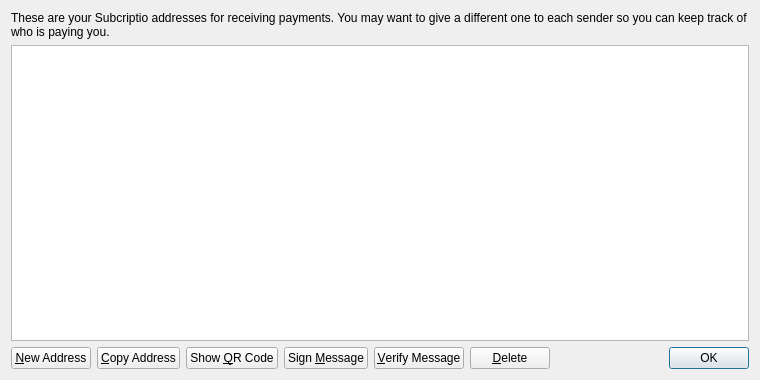
<?xml version="1.0" encoding="UTF-8"?>
<ui version="4.0">
 <class>AddressBookPage</class>
 <widget class="QWidget" name="AddressBookPage">
  <property name="geometry">
   <rect>
    <x>0</x>
    <y>0</y>
    <width>760</width>
    <height>380</height>
   </rect>
  </property>
  <property name="windowTitle">
   <string>Address Book</string>
  </property>
  <layout class="QVBoxLayout" name="verticalLayout">
   <item>
    <widget class="QLabel" name="labelExplanation">
     <property name="text">
      <string>These are your Subcriptio addresses for receiving payments. You may want to give a different one to each sender so you can keep track of who is paying you.</string>
     </property>
     <property name="textFormat">
      <enum>Qt::PlainText</enum>
     </property>
     <property name="wordWrap">
      <bool>true</bool>
     </property>
    </widget>
   </item>
   <item>
    <widget class="QTableView" name="tableView">
     <property name="contextMenuPolicy">
      <enum>Qt::CustomContextMenu</enum>
     </property>
     <property name="toolTip">
      <string>Double-click to edit address or label</string>
     </property>
     <property name="tabKeyNavigation">
      <bool>false</bool>
     </property>
     <property name="alternatingRowColors">
      <bool>true</bool>
     </property>
     <property name="selectionMode">
      <enum>QAbstractItemView::SingleSelection</enum>
     </property>
     <property name="selectionBehavior">
      <enum>QAbstractItemView::SelectRows</enum>
     </property>
     <property name="sortingEnabled">
      <bool>true</bool>
     </property>
     <attribute name="verticalHeaderVisible">
      <bool>false</bool>
     </attribute>
    </widget>
   </item>
   <item>
    <layout class="QHBoxLayout" name="horizontalLayout">
     <item>
      <widget class="QPushButton" name="newAddressButton">
       <property name="toolTip">
        <string>Create a new address</string>
       </property>
       <property name="text">
        <string>&amp;New Address</string>
       </property>
       <property name="icon">
        <iconset resource="../bitcoin.qrc">
         <normaloff>:/icons/add</normaloff>:/icons/add</iconset>
       </property>
      </widget>
     </item>
     <item>
      <widget class="QPushButton" name="copyToClipboard">
       <property name="toolTip">
        <string>Copy the currently selected address to the system clipboard</string>
       </property>
       <property name="text">
        <string>&amp;Copy Address</string>
       </property>
       <property name="icon">
        <iconset resource="../bitcoin.qrc">
         <normaloff>:/icons/editcopy</normaloff>:/icons/editcopy</iconset>
       </property>
      </widget>
     </item>
     <item>
      <widget class="QPushButton" name="showQRCode">
       <property name="text">
        <string>Show &amp;QR Code</string>
       </property>
       <property name="icon">
        <iconset resource="../bitcoin.qrc">
         <normaloff>:/icons/qrcode</normaloff>:/icons/qrcode</iconset>
       </property>
      </widget>
     </item>
     <item>
      <widget class="QPushButton" name="signMessage">
       <property name="toolTip">
        <string>Sign a message to prove you own a Subcriptio address</string>
       </property>
       <property name="text">
        <string>Sign &amp;Message</string>
       </property>
       <property name="icon">
        <iconset resource="../bitcoin.qrc">
         <normaloff>:/icons/edit</normaloff>:/icons/edit</iconset>
       </property>
      </widget>
     </item>
     <item>
      <widget class="QPushButton" name="verifyMessage">
       <property name="toolTip">
        <string>Verify a message to ensure it was signed with a specified Subcriptio address</string>
       </property>
       <property name="text">
        <string>&amp;Verify Message</string>
       </property>
       <property name="icon">
        <iconset resource="../bitcoin.qrc">
         <normaloff>:/icons/transaction_0</normaloff>:/icons/transaction_0</iconset>
       </property>
      </widget>
     </item>
     <item>
      <widget class="QPushButton" name="deleteButton">
       <property name="toolTip">
        <string>Delete the currently selected address from the list</string>
       </property>
       <property name="text">
        <string>&amp;Delete</string>
       </property>
       <property name="icon">
        <iconset resource="../bitcoin.qrc">
         <normaloff>:/icons/remove</normaloff>:/icons/remove</iconset>
       </property>
      </widget>
     </item>
     <item>
      <spacer name="horizontalSpacer">
       <property name="orientation">
        <enum>Qt::Horizontal</enum>
       </property>
       <property name="sizeHint" stdset="0">
        <size>
         <width>40</width>
         <height>20</height>
        </size>
       </property>
      </spacer>
     </item>
     <item>
      <widget class="QDialogButtonBox" name="buttonBox">
       <property name="sizePolicy">
        <sizepolicy hsizetype="Maximum" vsizetype="Fixed">
         <horstretch>0</horstretch>
         <verstretch>0</verstretch>
        </sizepolicy>
       </property>
       <property name="standardButtons">
        <set>QDialogButtonBox::Ok</set>
       </property>
      </widget>
     </item>
    </layout>
   </item>
  </layout>
 </widget>
 <resources>
  <include location="../bitcoin.qrc"/>
 </resources>
 <connections/>
</ui>
